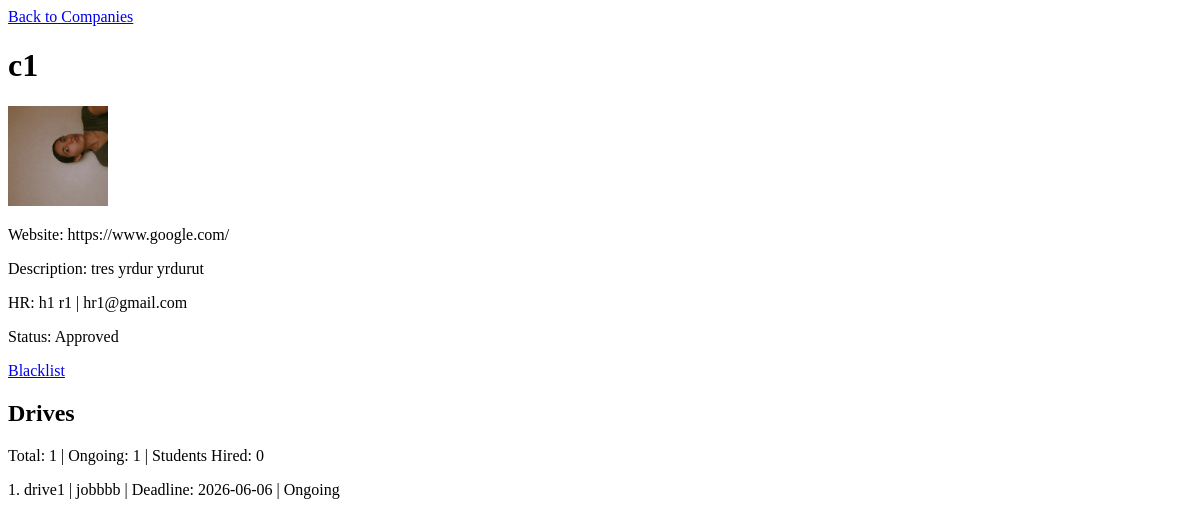
The page /admin/company/1 on the database as committed earlier.
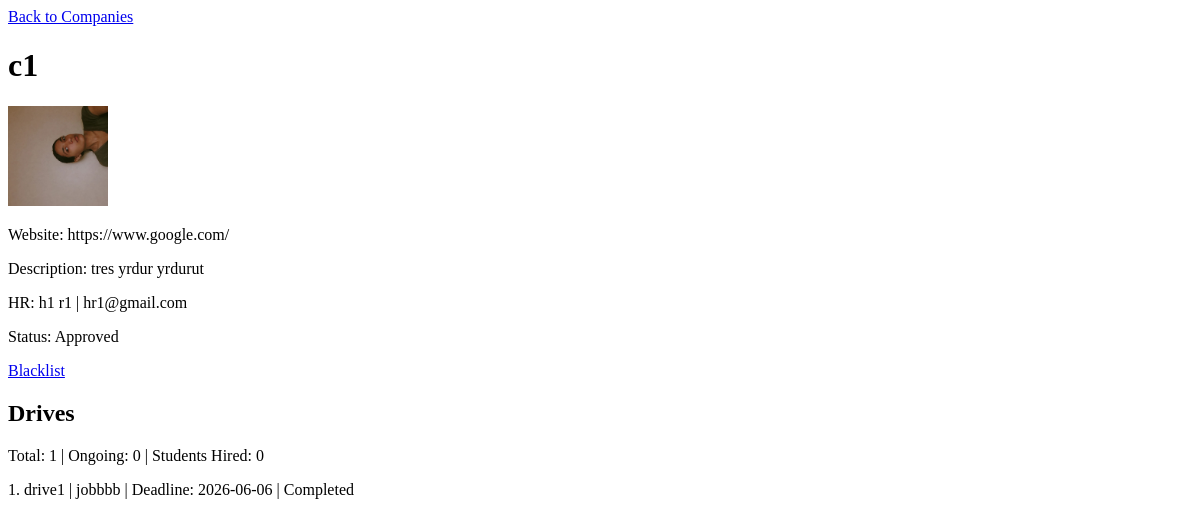
The same page on the database as committed later.
### models.py (models this page shows)
class Company(db.Model):
    __tablename__ = 'companies'
    company_id = db.Column(db.Integer, primary_key=True)
    user_id = db.Column(db.Integer, db.ForeignKey('users.user_id'), unique=True)
    email = db.Column(db.String(100), db.ForeignKey('users.email'), unique=True, nullable=False)
    company_name = db.Column(db.String(100), nullable=False)
    hr_fname = db.Column(db.String(20), nullable=False)
    hr_lname = db.Column(db.String(20), nullable=False)
    hr_email = db.Column(db.String(100), nullable=False)
    website = db.Column(db.Text)
    description = db.Column(db.Text)
    logo = db.Column(db.String(200))
    approval_status = db.Column(db.Boolean, default=False)  # shortlist, waiting/reject
    is_blacklisted = db.Column(db.Boolean, default=False)

class PlacementDrive(db.Model):
    __tablename__ = 'placement_drives'
    drive_id = db.Column(db.Integer, primary_key=True)
    company_id = db.Column(db.Integer, db.ForeignKey('companies.company_id'))
    drive_name = db.Column(db.String(100), nullable=False)
    job_title = db.Column(db.String(100), nullable=False)
    job_description = db.Column(db.Text, nullable=False)
    eligibility_criteria = db.Column(db.Text, nullable=False)
    salary = db.Column(db.Float, nullable=False)
    location = db.Column(db.String(150), nullable=False)
    deadline = db.Column(db.DateTime, nullable=False)
    create_time = db.Column(db.DateTime, default=db.func.current_timestamp())
    status = db.Column(db.Boolean, default=False) #pending, complete
    company = db.relationship('Company', backref='drives')

### routes/admin.py (the view)
@admin.route('/company/<int:company_id>')
def company_detail(company_id):
    company        = Company.query.get_or_404(company_id)
    drives         = PlacementDrive.query.filter_by(company_id=company_id).all()
    total_drives   = len(drives)
    ongoing_drives = sum(1 for d in drives if not d.status)
    students_hired = Application.query.join(PlacementDrive).filter(
        PlacementDrive.company_id == company_id,
        Application.status == 'shortlist'
    ).count()
    if company.logo:
        company.logo = company.logo.replace('\\', '/')
    return render_template('admin/company_detail.html',
        company        = company,
        drives         = drives,
        total_drives   = total_drives,
        ongoing_drives = ongoing_drives,
        students_hired = students_hired,
    )

### templates/admin/company_detail.html (shortened to what this page needs)
<!DOCTYPE html>
<html lang="en">
<head>
</head>
<body>
  <a href="{{ url_for('admin.manage_companies') }}">Back to Companies</a>
  <h1>{{ company.company_name }}</h1>
  {% if company.logo %}
    <img src="{{ url_for('static', filename=company.logo.replace('static/', '')) }}" alt="Logo" width="100">
  {% endif %}
  <p>Website: {{ company.website }}</p>
  <p>Description: {{ company.description }}</p>
  <p>HR: {{ company.hr_fname }} {{ company.hr_lname }} | {{ company.hr_email }}</p>
  <p>Status:
    {% if company.is_blacklisted %} Blacklisted
    {% elif company.approval_status %} Approved
    {% else %} Pending
    {% endif %}
  </p>
  <a href="{{ url_for('admin.blacklist_company', company_id=company.company_id) }}">
    {% if company.is_blacklisted %} Remove Blacklist {% else %} Blacklist {% endif %}
  </a>
  {% if company.approval_status %}
  <h2>Drives</h2>
  <p>Total: {{ total_drives }} | Ongoing: {{ ongoing_drives }} | Students Hired: {{ students_hired }}</p>
  {% for d in drives %}
    <p>{{ loop.index }}. {{ d.drive_name }} | {{ d.job_title }} | Deadline: {{ d.deadline.strftime('%Y-%m-%d') }} |
      {% if d.status %} Completed {% else %} Ongoing {% endif %}
    </p>
  {% else %}
    <p>No drives yet.</p>
  {% endfor %}
  {% endif %}
</body>
</html>

Rows that differ between the two databases and show on the page:
changed PlacementDrive "drive1": status "Ongoing" → "Completed"
Other text that changed with them:
{{ ongoing_drives }}: "1" → "0"
